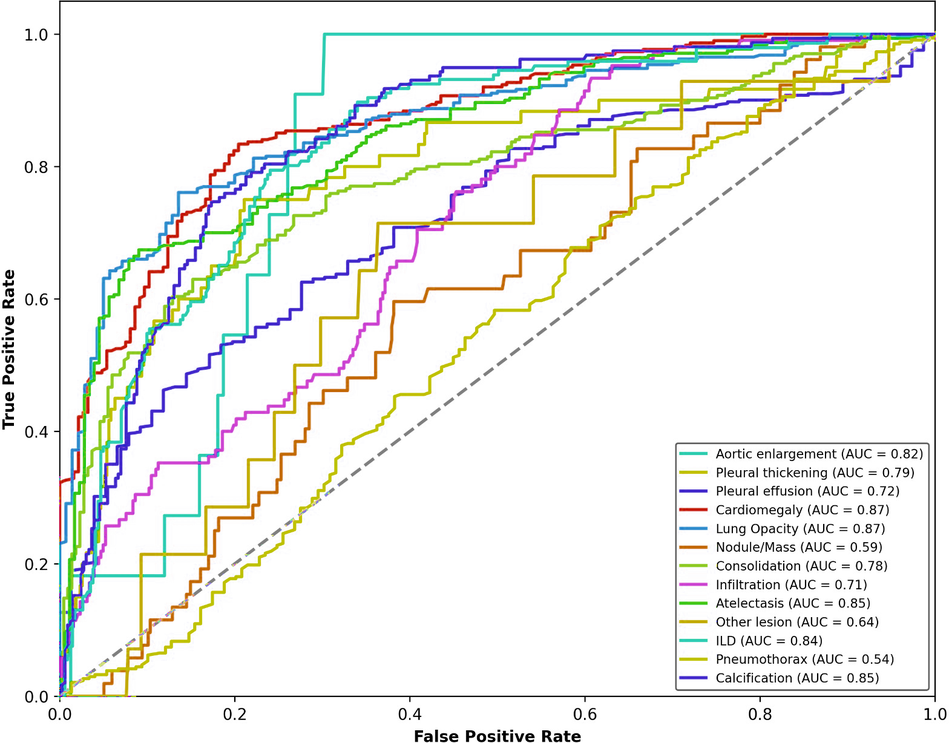
#> input picture fig/roc_white.png, 949 x 743 px, shrunk from 1568 x 1228 before the run
$ python invert.py ../fig/roc_white.png out.png
#> lines starting #> are read from the running program, lines starting #| are printed output that depends on the picture; after the words box and inside, x2 and y2 are one past the last pixel; in counts of white or black regions, pixels touching at a corner belong together
#> further down, im is the input picture: PIL image 949x743 RGB; mean R, G, B 240.1, 241.1, 238
import numpy as np, colorsys
from PIL import Image

def _hls(C):
    mx=C.max(-1); mn=C.min(-1); L=(mx+mn)/2; d=mx-mn
#> after `mx = C.max(-1)`:
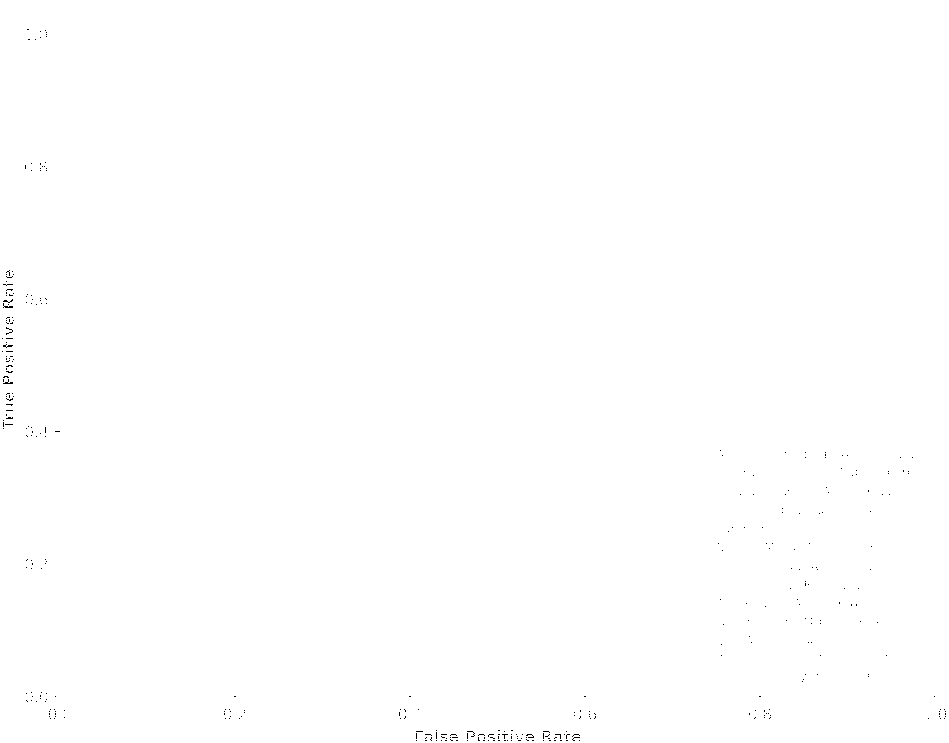
#> mx: shape (743, 949) float64; values 0 (black) and 1 (white), 99.9% white; black in thin lines or dots
    S=np.zeros_like(L); m=d>1e-9
#> after `m = d > 1e-09`:
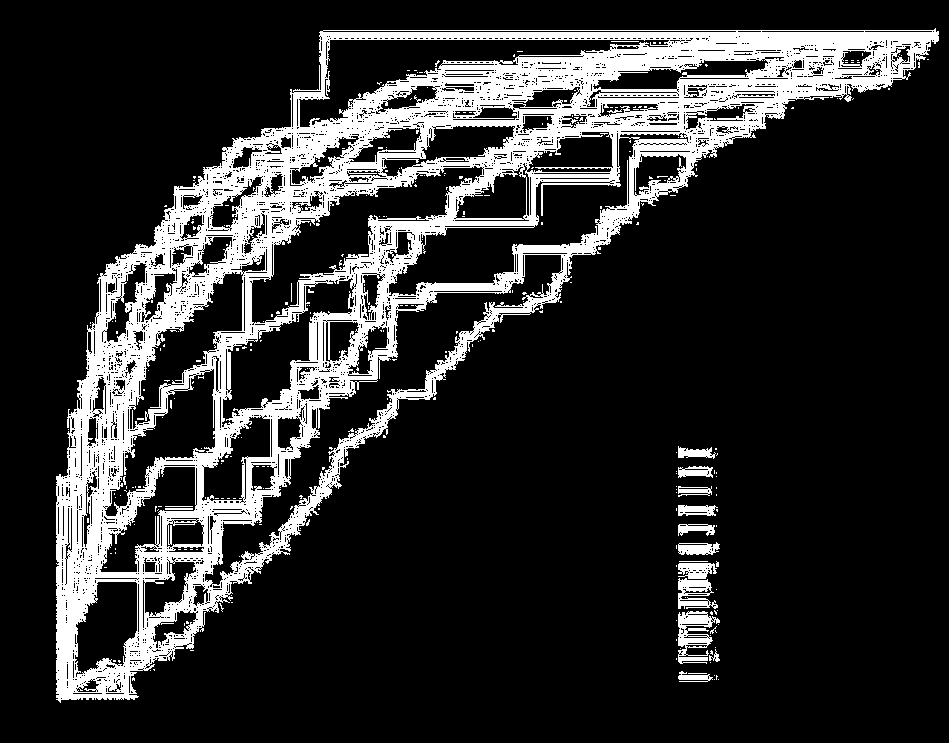
#> m: shape (743, 949) bool; 17.8% white; 295 white regions (279 under 20 px), largest, box (x1, y1, x2, y2) and area: (56, 28, 939, 703) 119719, (678, 611, 720, 664) 1113, (678, 578, 718, 609) 717
    S[m]=np.where(L[m]<0.5, d[m]/np.maximum(mx[m]+mn[m],1e-9), d[m]/np.maximum(2-mx[m]-mn[m],1e-9))
    r,g,b=C[...,0],C[...,1],C[...,2]
    H=np.zeros_like(L)
    rm=m&(mx==r); gm=m&(mx==g)&~rm; bm=m&~rm&~gm
#> after `rm = m & (mx == r)`: rm: shape (743, 949) bool; 6.2% white; 3020 white regions (2807 under 20 px), largest, box (x1, y1, x2, y2) and area: (66, 35, 896, 700) 18097, (95, 246, 174, 375) 1230, (207, 120, 337, 185) 1144
#> after `gm = m & (mx == g) & ~rm`: gm: shape (743, 949) bool; 5.4% white; 2627 white regions (2509 under 20 px), largest, box (x1, y1, x2, y2) and area: (164, 40, 829, 343) 11003, (59, 236, 199, 656) 4496, (291, 32, 764, 129) 2934
#> after `bm = m & ~rm & ~gm`:
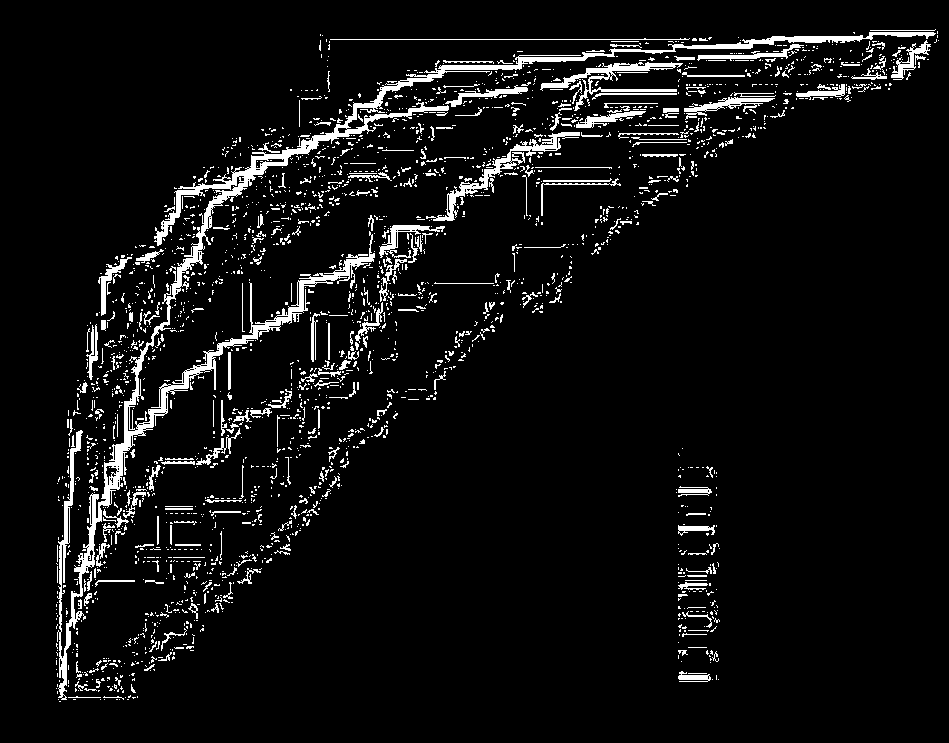
#> bm: shape (743, 949) bool; 6.2% white; 2429 white regions (2156 under 20 px), largest, box (x1, y1, x2, y2) and area: (57, 32, 936, 700) 14079, (426, 132, 580, 221) 1517, (540, 62, 683, 111) 1329
    H[rm]=((g-b)[rm]/d[rm])%6; H[gm]=((b-r)[gm]/d[gm])+2; H[bm]=((r-g)[bm]/d[bm])+4
#> after `H[gm] = (b - r)[gm] / d[gm] + 2`:
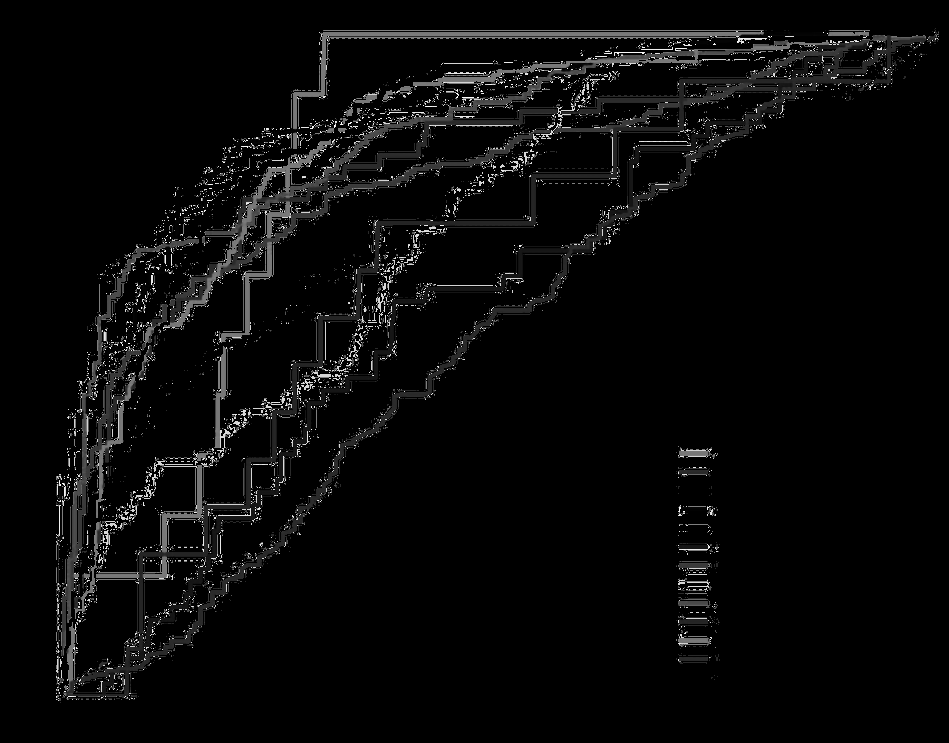
#> H: shape (743, 949) float64; min 0, max 5.99, mean 0.206; drawn with min black and max white
#> after `H[bm] = (r - g)[bm] / d[bm] + 4`:
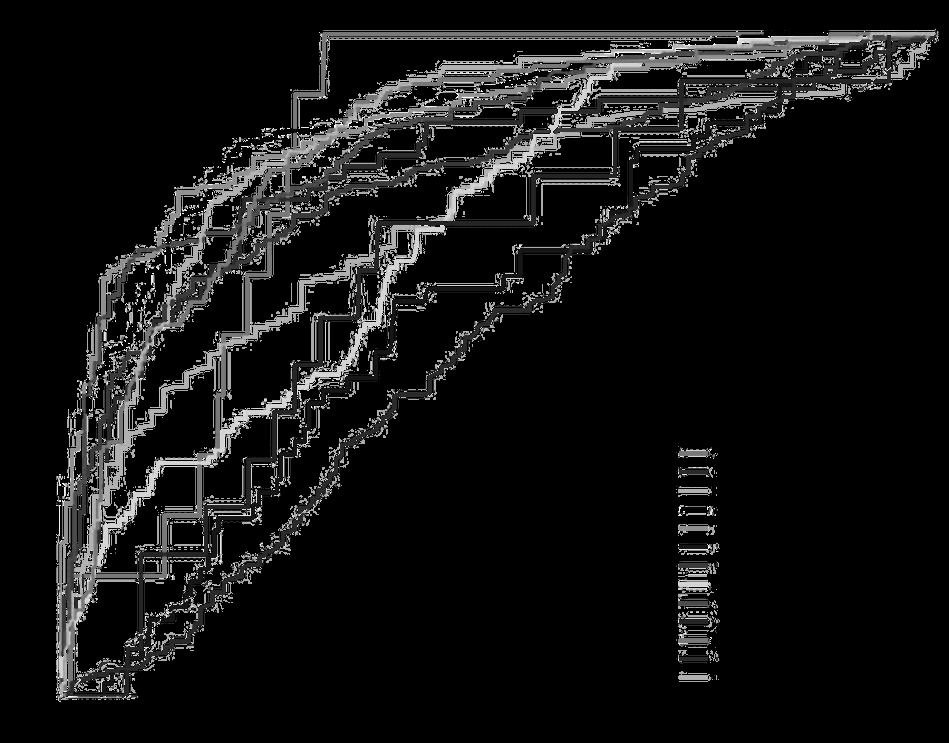
#> H: shape (743, 949) float64; 6.18% of pixels changed, all inside (x1, y1, x2, y2) = (56, 29, 939, 702); drawn with min black and max white
    return H/6, L, S

def dark_to_light(arr, ink_L=0.38, sat_gain=1.15, sat_thresh=0.12, surface=0.0):
    """Original was ink composited over a black surface: c = alpha*C.
    Recover alpha and the pure ink hue, map the ink to a dark equivalent,
    then re-composite over white. Antialiased pixels fade to white instead
    of turning into saturated fringe."""
    a = arr.astype(np.float64)/255.0
    alpha = a.max(-1)
    if surface > 0:  # map the original surface colour to true white
        alpha = np.clip((alpha-surface)/(1.0-surface), 0, 1)
    C = np.where(alpha[...,None] > 1e-6, a/np.maximum(alpha[...,None],1e-6), 0.0)
    H,L,S = _hls(C)
    chroma = S > sat_thresh
    Ln = np.where(chroma, ink_L, 0.0)               # colored ink -> mid-dark; white ink -> black
    Sn = np.where(chroma, np.clip(S*sat_gain,0,1), 0.0)
    ink = np.array([colorsys.hls_to_rgb(h,l,s) for h,l,s in
                    zip(H.ravel(), Ln.ravel(), Sn.ravel())]).reshape(a.shape)
    out = (1-alpha)[...,None]*1.0 + alpha[...,None]*ink
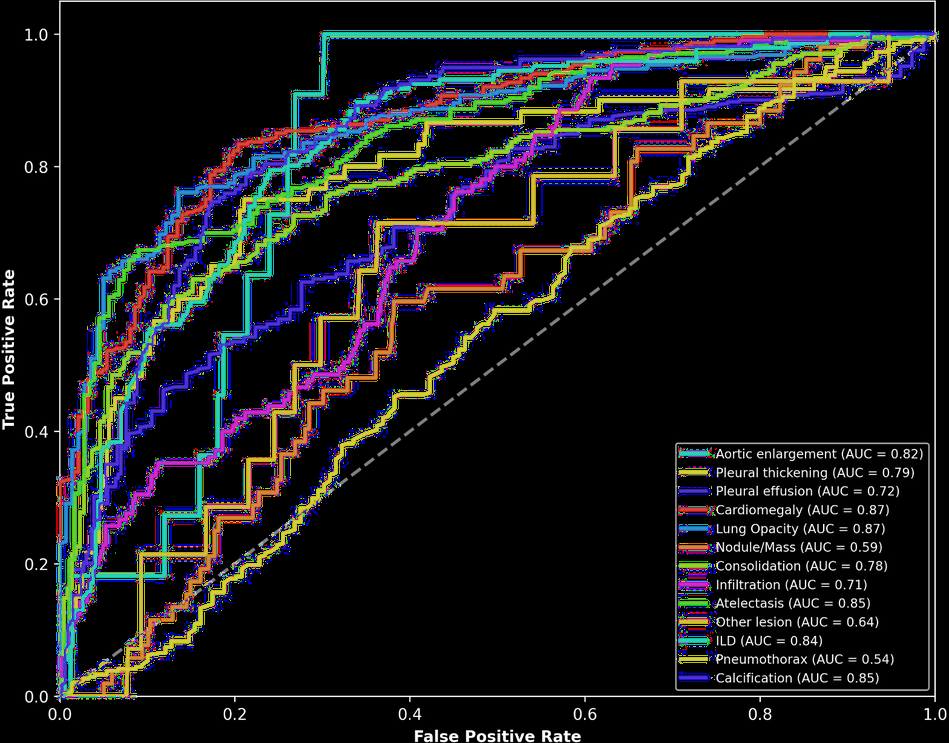
#> out: shape (743, 949, 3) float64; mean of channels 0, 1, 2 0.0955, 0.097, 0.102; drawn as R, G, B
    return (np.clip(out,0,1)*255).astype(np.uint8)

if __name__ == "__main__":
    import sys
    im = Image.open(sys.argv[1]).convert("RGB")
    Image.fromarray(dark_to_light(np.array(im))).save(sys.argv[2])
    print("wrote", sys.argv[2])
